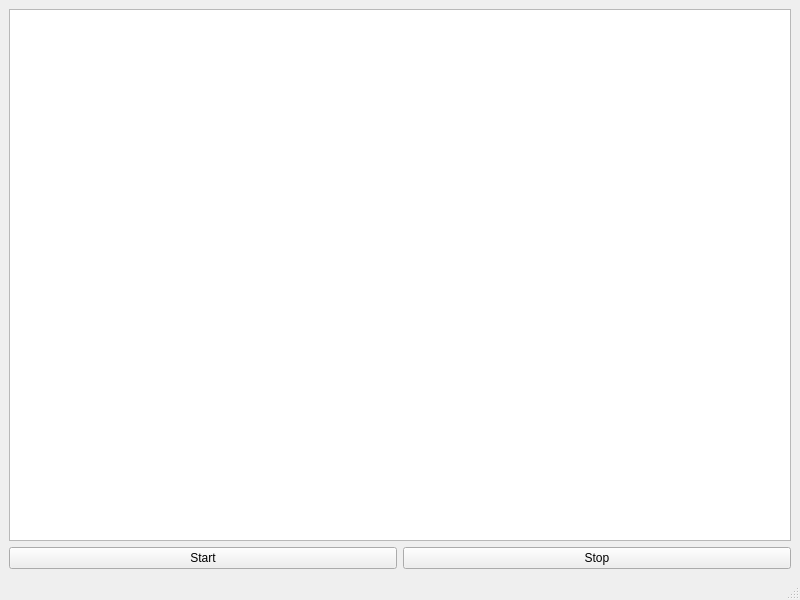
<?xml version="1.0" encoding="UTF-8"?>
<ui version="4.0">
 <class>MainWindow</class>
 <widget class="QMainWindow" name="MainWindow">
  <property name="geometry">
   <rect>
    <x>0</x>
    <y>0</y>
    <width>800</width>
    <height>600</height>
   </rect>
  </property>
  <property name="windowTitle">
   <string>Test</string>
  </property>
  <widget class="QWidget" name="centralwidget">
   <layout class="QVBoxLayout" name="verticalLayout">
    <item>
     <widget class="QPlainTextEdit" name="teLog"/>
    </item>
    <item>
     <layout class="QHBoxLayout" name="horizontalLayout">
      <property name="topMargin">
       <number>0</number>
      </property>
      <item>
       <widget class="QPushButton" name="pbStart">
        <property name="text">
         <string>Start</string>
        </property>
       </widget>
      </item>
      <item>
       <widget class="QPushButton" name="pbStop">
        <property name="text">
         <string>Stop</string>
        </property>
       </widget>
      </item>
     </layout>
    </item>
   </layout>
  </widget>
  <widget class="QMenuBar" name="menubar">
   <property name="geometry">
    <rect>
     <x>0</x>
     <y>0</y>
     <width>800</width>
     <height>22</height>
    </rect>
   </property>
  </widget>
  <widget class="QStatusBar" name="statusbar"/>
 </widget>
 <resources/>
 <connections/>
</ui>
